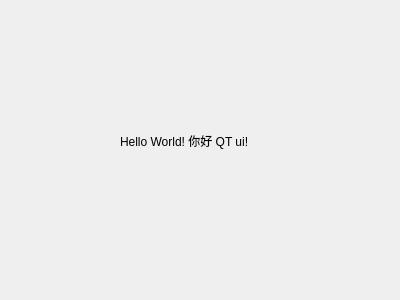
<?xml version="1.0" encoding="UTF-8"?>
<ui version="4.0">
 <class>HelloDialog</class>
 <widget class="QDialog" name="HelloDialog">
  <property name="geometry">
   <rect>
    <x>0</x>
    <y>0</y>
    <width>400</width>
    <height>300</height>
   </rect>
  </property>
  <property name="windowTitle">
   <string>Dialog</string>
  </property>
  <widget class="QLabel" name="label">
   <property name="geometry">
    <rect>
     <x>120</x>
     <y>120</y>
     <width>151</width>
     <height>41</height>
    </rect>
   </property>
   <property name="text">
    <string>Hello World! 你好 QT ui!</string>
   </property>
  </widget>
 </widget>
 <resources/>
 <connections/>
</ui>
